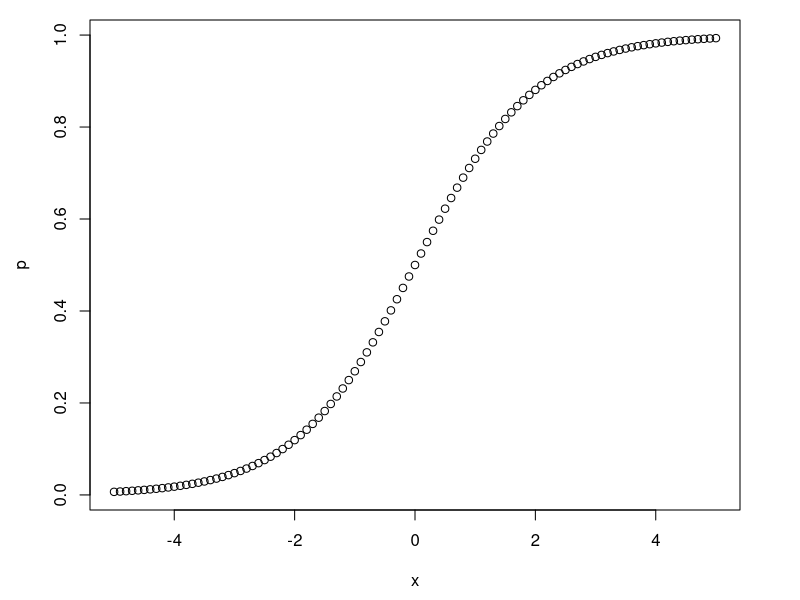
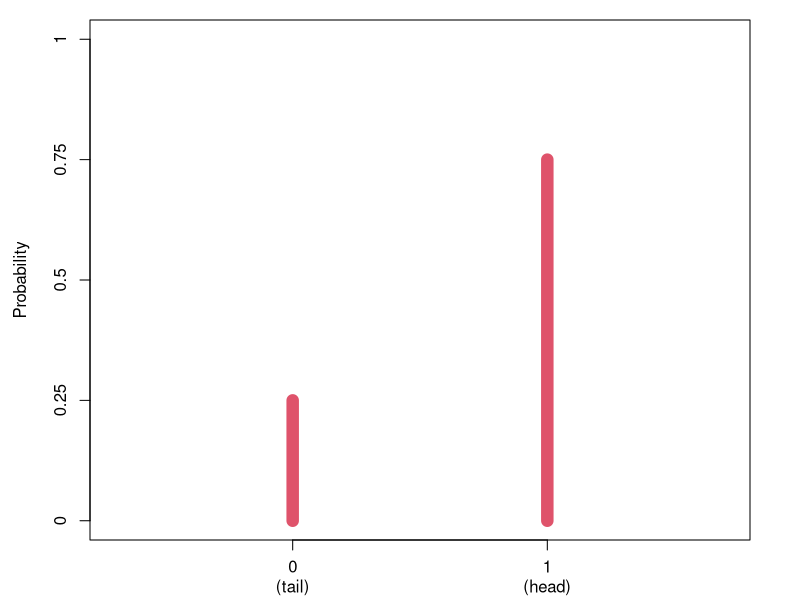
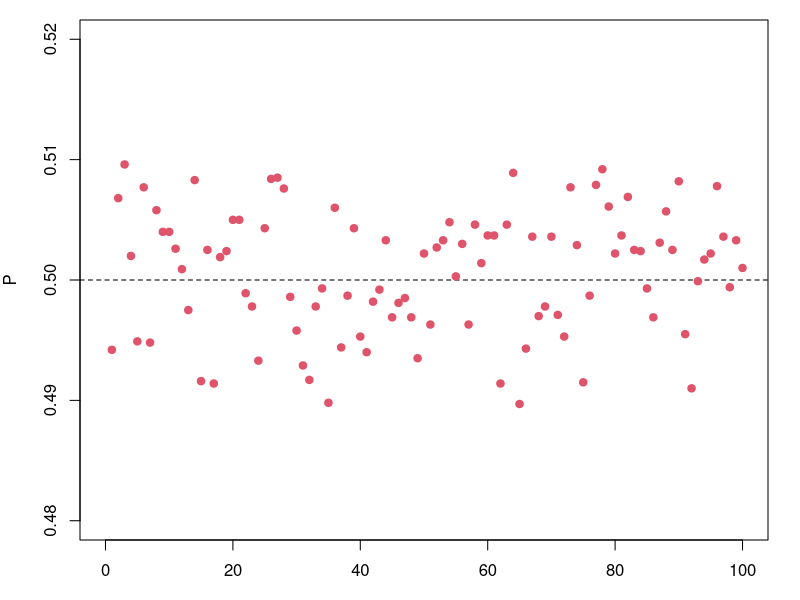

Reproduce these figures in R, in order.
## ---- chunk 1
knitr::opts_chunk$set(
	message = FALSE,
	warning = FALSE,
	#results = 'hold',
	out.width = "100%",
	fig.align = 'center',
	comment = "",
	fig.dim = c(10, 5.5),
   #dpi = 300,
   # dev='svglite',
   dev.args = list(bg = "transparent"),
   NULL
)
## ---- chunk 2
D = c( A=0.4, B=0.1 )  # Difficulty of item
A = c( R=0.5, T=0.1, J=-0.4 )  # Ability of student (R:Rob, T:Tom, J:Joe)

dat = expand.grid( 
   I = c( "A", "B" ),      # Item index
   T = c( "R", "T", "J" )  # Testee index
)
dat
## ---- chunk 3
dat$A = A[ dat$T ]  # map ability to df by testee index T
dat$D = D[ dat$I ]  # map difficulty to df by item index I
dat
## ---- chunk 4
dat$Mu = dat$A - dat$D
dat
## ---- chunk 5
# Set plot margins  # (b, l, t, r)
par(oma=c(0,0,0,0))  # Outer margin
par(mar=c(4.5, 4.5, 1, 3) )  # margin

logistic = function(x) 1 / ( 1 + exp(-x) )
x = seq( -5, 5, by=0.1 )
p = logistic( x )
plot( x, p )
## ---- chunk 6
#| echo: false
#par( mar = c(bottom, left, top, right) )
par(oma=c(0,0,0,0))  # outer margin
par(mar=c(3, 4.5, 1, 2.5) )  # margin

yseq = seq(0, 1, .25)
plot(1, type="n", xaxt='n', yaxt='n',
     ylab = "Probability", xlab="",
     xlim=c(-.7, 1.7), ylim=c(0, 1) )
lines( c(0, 0), c(0, 0.25), lwd=12, col=2 )
lines( c(1, 1), c(0, 0.75), lwd=12, col=2 )
axis( 2, at=yseq, labels=sprintf("%.2g", yseq) )
axis( 1, at=0:1, padj = .5,
     labels = c("0\n(tail)", "1\n(head)"), 
)
## ---- chunk 7
rbern = function( p, n=length(p) ) 
   rbinom( n=n, size=1, prob=p )

set.seed(13)
dat$P = logistic( dat$Mu )
dat$R = rbern( dat$P ) # Generate 0/1 from Bernoulli distribution
dat
## ---- chunk 8
outcomes = rbern( p=0.5, n=1e4 )  # Run rbern with P=0.5 10,000 times
mean(outcomes)
## ---- chunk 9
outcomes = replicate( n=1e4, expr={ rbern( p=0.5 ) } )
mean(outcomes)
## ---- chunk 10
#| echo: false
#par( mar = c(bottom, left, top, right) )
par(oma=c(0,0,0,0))  # outer margin
par(mar=c(3, 4, 1, 1.6) )  # margin
# See if several runs of rbern( p=0.5, n=1e4 ) give results around 0.5
Ps = replicate( n=100, expr={
   outcomes = rbern( p=0.5, n=1e4 )
   mean(outcomes)
})

# Plot Ps to see if they scatter around 0.5
plot( 1, type="n", xlim=c(0, 100), ylim=c(0.48, 0.52), ylab="P" )
abline( h=0.5, lty="dashed" )
points( Ps, pch=19, col=2 )
